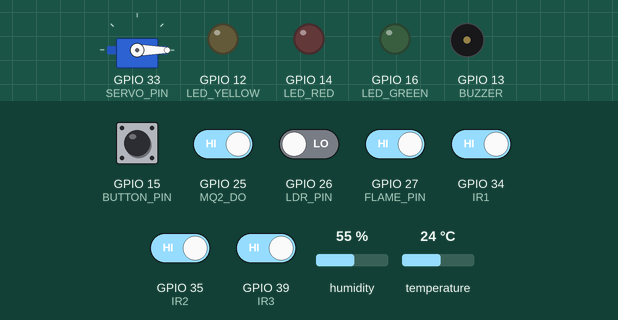
Simulated run of this sketch. Board: ESP32. Parts: servo, output pins drawn as LEDs (lit = HIGH), buzzer (waves = sounding, pin HIGH). The inputs (shaded band) are chosen by the test bench; at power-on: GPIO 15 (BUTTON_PIN), GPIO 25 (MQ2_DO), GPIO 27 (FLAME_PIN), GPIO 34 (IR1), GPIO 35 (IR2), GPIO 39 (IR3) HIGH, GPIO 26 (LDR_PIN) LOW, humidity 55 %, temperature 24 °C. WiFi joins after 1.5 s; servers stay silent unless stated; network time is answered at once with the bench clock; the local clock reads 2024-03-15 10:24:30 at power-on unless the sketch sets it; what the sketch prints to the serial monitor is not drawn.

Above: at 4.3 s.
4.4 s: GPIO 15 (BUTTON_PIN) pulled LOW for 0.15 s
At 5.9 s:
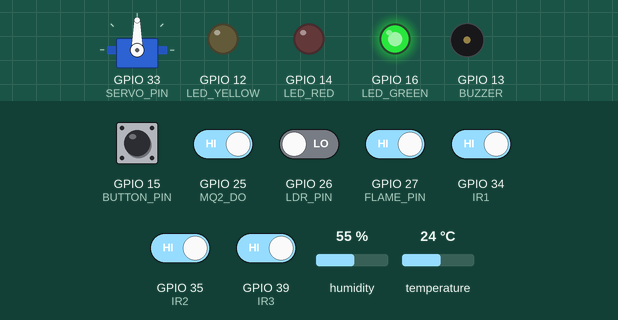
9.1 s: GPIO 25 (MQ2_DO) driven LOW
At 10.6 s:
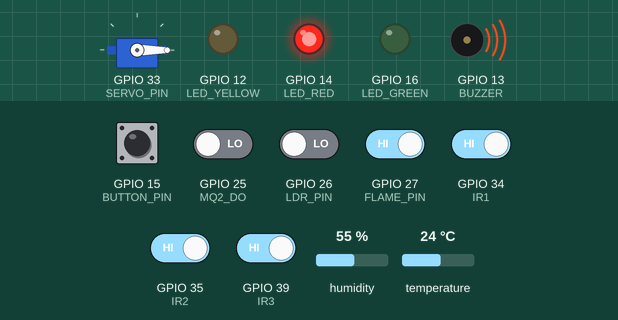
11.2 s: GPIO 26 (LDR_PIN) driven HIGH
At 12.2 s:
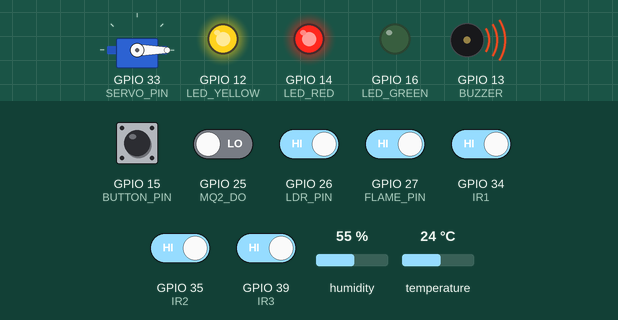
13.1 s: GPIO 27 (FLAME_PIN) driven LOW
At 14.0 s:
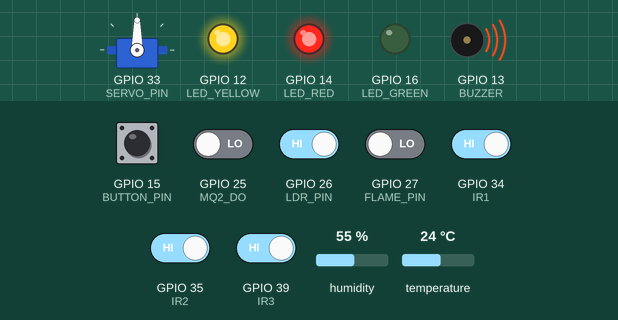
14.6 s: GPIO 15 (BUTTON_PIN) pulled LOW for 1 s
At 16.1 s:
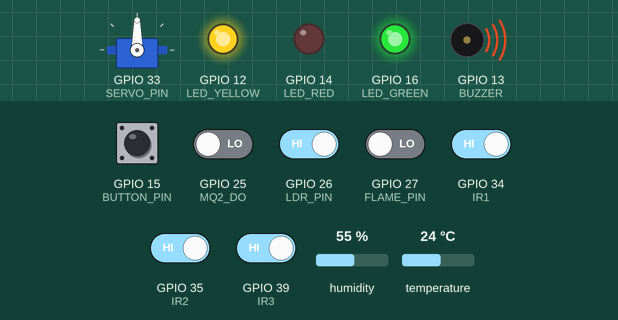
19.3 s: GPIO 26 (LDR_PIN) driven LOW
At 20.6 s:
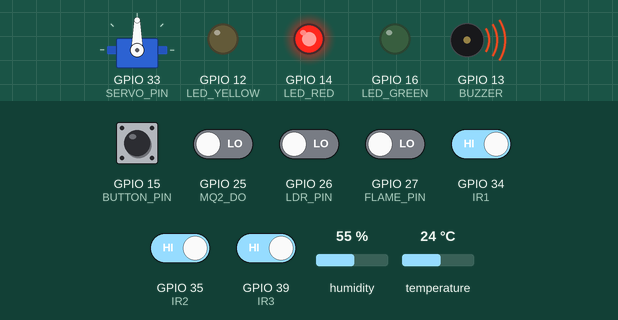
Timing chart, 0 to 22.2 s (numbered marks = the images above; inputs shaded):
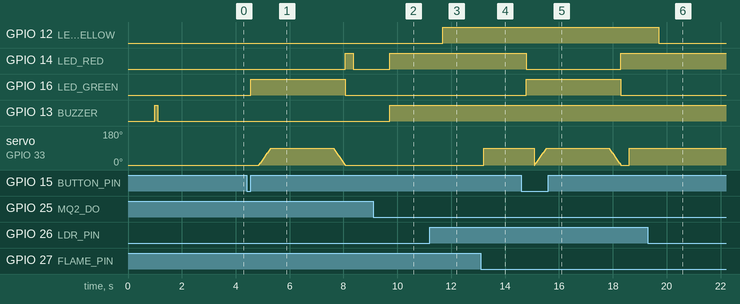

Measured:
- after the input at 4.4 s, GPIO 14 (LED_RED): LOW → HIGH after 3.7 s, → LOW 0.30 s later; GPIO 16 (LED_GREEN): LOW → HIGH after 0.15 s, → LOW 3.5 s later; servo on GPIO 33 (SERVO_PIN): rises from 0° to 90° in 0.45 s, then falls to 0° in 2.8 s
- after the input at 9.1 s, GPIO 14 (LED_RED), GPIO 13 (BUZZER): LOW → HIGH after 0.61 s
- after the input at 11.2 s, GPIO 12 (LED_YELLOW): LOW → HIGH after 0.48 s
- after the input at 13.1 s, servo on GPIO 33 (SERVO_PIN): 0° → 90° after 0.10 s
- after the input at 14.6 s, GPIO 14 (LED_RED): HIGH → LOW after 0.19 s, → HIGH 3.5 s later; GPIO 16 (LED_GREEN): LOW → HIGH after 0.19 s, → LOW 3.5 s later
- after the input at 19.3 s, GPIO 12 (LED_YELLOW): HIGH → LOW after 0.41 s

The sketch:

ard.ino
```cpp
#include <WiFi.h>
#include <Firebase_ESP_Client.h>
#include <SPI.h>
#include <MFRC522.h>
#include <ESP32Servo.h>
#include <NTPClient.h>
#include <WiFiUdp.h>
#include <TimeLib.h>
#include <DHT.h>                // Thư viện DHT

// ================= WIFI =================
#define WIFI_SSID "vietpham"
#define WIFI_PASSWORD "123456789"

// ================= FIREBASE =================
#define API_KEY "AIzaSyC_2DztT_WBrN-FgalEOc0CI-kKd_lYxCY"
#define DATABASE_URL "https://biensoxe-e00fa-default-rtdb.firebaseio.com/"

// ================= RFID =================
#define SS_PIN 5
#define RST_PIN 4

// ================= SENSOR =================
#define MQ2_DO     25
#define FLAME_PIN  27
#define IR1        34
#define IR2        35
#define IR3        39                // Cảm biến IR thứ 3
#define LDR_PIN    26
#define DHTPIN     32                // Chân dữ liệu DHT11
#define DHTTYPE    DHT11

// ================= OUTPUT =================
#define LED_RED     14      // cảnh báo
#define LED_YELLOW  12      // đèn trời tối
#define LED_GREEN   16      // báo cổng mở
#define BUZZER      13
#define SERVO_PIN   33

// ================= NÚT NHẤN =================
#define BUTTON_PIN 15   // Nút nhấn mở cổng thủ công

Servo servo;
MFRC522 mfrc522(SS_PIN, RST_PIN);
DHT dht(DHTPIN, DHTTYPE);             // Đối tượng DHT

FirebaseData fbdo;
FirebaseAuth auth;
FirebaseConfig config;

WiFiUDP udp;
NTPClient timeClient(udp, "pool.ntp.org", 7 * 3600, 60000); // UTC+7

bool gateBusy = false;
unsigned long lastSensorRead = 0;
const unsigned long sensorInterval = 500;
unsigned long lastHeartbeat = 0;
const unsigned long heartbeatInterval = 5000;

// Thêm biến cho DHT
unsigned long lastDHTRead = 0;
const unsigned long dhtInterval = 2000;   // đọc DHT mỗi 2 giây

// ================= BIẾN CHO NÚT NHẤN =================
volatile bool buttonPressed = false;
unsigned long lastButtonPress = 0;
const unsigned long debounceDelay = 50;

// ================= BIẾN CHO VÍ ĐIỆN TỬ =================
String pendingExitUid = "";      // UID đang chờ xác nhận ra
bool exitRequestProcessed = false;

// ================= TIME FORMAT =================
String getFormattedDate() {
  timeClient.update();
  unsigned long epochTime = timeClient.getEpochTime();
  setTime(epochTime);

  String formatted = String(year()) + "-"
                   + (month()<10?"0":"") + String(month()) + "-"
                   + (day()<10?"0":"") + String(day()) + " ";
  formatted += (hour()<10?"0":"") + String(hour()) + ":"
            + (minute()<10?"0":"") + String(minute()) + ":"
            + (second()<10?"0":"") + String(second());
  return formatted;
}

// ================= HÀM NGẮT CHO NÚT NHẤN =================
void IRAM_ATTR handleButtonPress() {
  buttonPressed = true;
}

// ================= LOG =================
void logToFirebase(String uid, String message) {
  String path = "/Logs/" + String(millis());
  FirebaseJson json;
  json.set("timestamp", getFormattedDate());
  json.set("uid", uid);
  json.set("message", message);

  if (Firebase.RTDB.setJSON(&fbdo, path, &json)) {
    Serial.println("✅ Đã ghi log");
  } else {
    Serial.println("❌ Lỗi ghi log: " + fbdo.errorReason());
  }
}

// ================= UPDATE WARNINGS =================
void updateWarnings(bool flame, bool gas, bool light) {
  FirebaseJson warningJson;
  warningJson.set("flame", flame);
  warningJson.set("gas", gas);
  warningJson.set("light", light);
  warningJson.set("timestamp", getFormattedDate());

  Firebase.RTDB.setJSON(&fbdo, "/Warnings", &warningJson);
}

// ================= UPDATE GATE STATUS =================
void updateGateStatus(String status) {
  FirebaseJson gateJson;
  gateJson.set("status", status);
  gateJson.set("timestamp", getFormattedDate());
  gateJson.set("last_action", millis());

  Firebase.RTDB.setJSON(&fbdo, "/Gate/status", &gateJson);
}

// ================= OPEN GATE =================
void openGate(String uid) {
  if (gateBusy) return;
  gateBusy = true;

  digitalWrite(LED_GREEN, HIGH);
  digitalWrite(LED_RED, LOW);
  Serial.println("🔓 Đang mở cổng...");

  updateGateStatus("opening");
  logToFirebase(uid, "🔓 Cổng đang mở");

  // Mở cổng
  for (int angle = 0; angle <= 90; angle++) {
    servo.write(angle);
    delay(5);
  }

  Serial.println("🔓 Cổng đã mở");
  updateGateStatus("open");
  logToFirebase(uid, "🔓 Cổng đã mở");

  delay(2000);

  // Đóng cổng
  for (int angle = 90; angle >= 0; angle--) {
    servo.write(angle);
    delay(5);
  }

  digitalWrite(LED_GREEN, LOW);
  digitalWrite(LED_RED, HIGH);
  Serial.println("🔒 Cổng đã đóng");
  updateGateStatus("closed");
  logToFirebase(uid, "🔒 Cổng đã đóng");

  gateBusy = false;
}

// ================= XỬ LÝ NÚT NHẤN =================
void processButtonPress() {
  if (buttonPressed) {
    buttonPressed = false;

    if (millis() - lastButtonPress > debounceDelay) {
      Serial.println("\n🔘 NÚT NHẤN ĐƯỢC NHẤN - Mở cổng thủ công");

      if (!gateBusy) {
        logToFirebase("BUTTON", "🔘 Mở cổng bằng nút nhấn thủ công");
        openGate("MANUAL_BUTTON");
      } else {
        Serial.println("⚠️ Cổng đang bận, không thể mở bằng nút nhấn");
        logToFirebase("BUTTON", "⚠️ Thử mở cổng nhưng cổng đang bận");

        for (int i = 0; i < 3; i++) {
          digitalWrite(LED_RED, HIGH);
          delay(50);
          digitalWrite(LED_RED, LOW);
          delay(50);
        }
      }

      lastButtonPress = millis();
    }
  }
}

// ================= FIRE ALERT =================
void fireAlert() {
  Serial.println("🔥 CO LUA! - Kích hoạt cảnh báo");

  digitalWrite(LED_RED, HIGH);
  digitalWrite(BUZZER, HIGH);
  servo.write(90);

  updateWarnings(true, digitalRead(MQ2_DO) == LOW, digitalRead(LDR_PIN) == HIGH);

  static unsigned long lastFireLog = 0;
  if (millis() - lastFireLog > 5000) {
    logToFirebase("SYSTEM", "🔥 CẢNH BÁO: Phát hiện lửa!");
    lastFireLog = millis();
  }
}

// ================= GAS ALERT =================
void gasAlert() {
  Serial.println("⚠️ CO GAS! - Kích hoạt cảnh báo");

  digitalWrite(LED_RED, HIGH);
  digitalWrite(BUZZER, HIGH);

  updateWarnings(digitalRead(FLAME_PIN) == LOW, true, digitalRead(LDR_PIN) == HIGH);

  static unsigned long lastGasLog = 0;
  if (millis() - lastGasLog > 5000) {
    logToFirebase("SYSTEM", "⚠️ CẢNH BÁO: Phát hiện gas!");
    lastGasLog = millis();
  }
}

// ================= ĐỌC DHT VÀ GỬI LÊN FIREBASE =================
void readDHTAndSend() {
  float h = dht.readHumidity();
  float t = dht.readTemperature();

  if (isnan(h) || isnan(t)) {
    Serial.println("⚠️ Lỗi đọc DHT11");
    return;
  }

  FirebaseJson envJson;
  envJson.set("temperature", t);
  envJson.set("humidity", h);
  envJson.set("timestamp", getFormattedDate());

  if (Firebase.RTDB.setJSON(&fbdo, "/Environment", &envJson)) {
    Serial.printf("🌡️ Nhiệt độ: %.1f°C, Độ ẩm: %.1f%%\n", t, h);
  } else {
    Serial.println("❌ Lỗi gửi DHT: " + fbdo.errorReason());
  }
}

// ================= READ SENSORS (cập nhật thêm IR3) =================
void readSensors() {
  static int lastFlameState = HIGH;
  static int lastGasState = HIGH;
  static int lastLightState = LOW;

  int gasState = digitalRead(MQ2_DO);
  int flameState = digitalRead(FLAME_PIN);
  int slot1 = digitalRead(IR1);
  int slot2 = digitalRead(IR2);
  int slot3 = digitalRead(IR3);               // Đọc IR3
  int lightState = digitalRead(LDR_PIN);

  Serial.println("\n======= TRẠNG THÁI HỆ THỐNG =======");

  // XỬ LÝ CẢNH BÁO
  if (flameState == LOW) {
    fireAlert();
  } else if (gasState == LOW) {
    gasAlert();
  } else {
    digitalWrite(LED_RED, LOW);
    digitalWrite(BUZZER, LOW);
    if (!gateBusy) servo.write(0);

    if (lastFlameState != flameState || lastGasState != gasState || lastLightState != lightState) {
      updateWarnings(false, false, lightState == HIGH);
    }
  }

  // CẢM BIẾN ÁNH SÁNG
  if (lightState == HIGH) {
    Serial.println("🌚 Trời tối - Bật đèn vàng");
    digitalWrite(LED_YELLOW, HIGH);
  } else {
    Serial.println("🌞 Trời sáng - Tắt đèn vàng");
    digitalWrite(LED_YELLOW, LOW);
  }

  // CẢM BIẾN BÃI ĐỖ XE (3 slot)
  Serial.print("🚗 Slot 1: ");
  Serial.print(slot1 == LOW ? "Có xe" : "Trống");
  Serial.print(" | Slot 2: ");
  Serial.print(slot2 == LOW ? "Có xe" : "Trống");
  Serial.print(" | Slot 3: ");
  Serial.println(slot3 == LOW ? "Có xe" : "Trống");

  FirebaseJson parkingJson;
  parkingJson.set("slot1", slot1 == LOW ? "occupied" : "empty");
  parkingJson.set("slot2", slot2 == LOW ? "occupied" : "empty");
  parkingJson.set("slot3", slot3 == LOW ? "occupied" : "empty");   // Thêm slot3
  parkingJson.set("timestamp", getFormattedDate());

  Firebase.RTDB.setJSON(&fbdo, "/Parking/status", &parkingJson);

  lastFlameState = flameState;
  lastGasState = gasState;
  lastLightState = lightState;

  Serial.println("===================================\n");
}

// ================= SEND HEARTBEAT =================
void sendHeartbeat() {
  FirebaseJson heartbeatJson;
  heartbeatJson.set("last_seen", getFormattedDate());
  heartbeatJson.set("timestamp", millis());
  heartbeatJson.set("rssi", WiFi.RSSI());
  heartbeatJson.set("ip", WiFi.localIP().toString());

  Firebase.RTDB.setJSON(&fbdo, "/System/ESP32/heartbeat", &heartbeatJson);
}

// ================= SETUP =================
void setup() {
  Serial.begin(115200);
  delay(1000);

  Serial.println("\n=== KHỞI ĐỘNG HỆ THỐNG ===");

  // Cấu hình chân INPUT
  pinMode(MQ2_DO, INPUT);
  pinMode(FLAME_PIN, INPUT);
  pinMode(IR1, INPUT);
  pinMode(IR2, INPUT);
  pinMode(IR3, INPUT);          // Thêm IR3
  pinMode(LDR_PIN, INPUT);

  // Cấu hình nút nhấn với ngắt
  pinMode(BUTTON_PIN, INPUT_PULLUP);
  attachInterrupt(digitalPinToInterrupt(BUTTON_PIN), handleButtonPress, FALLING);

  // Cấu hình chân OUTPUT
  pinMode(LED_RED, OUTPUT);
  pinMode(LED_YELLOW, OUTPUT);
  pinMode(LED_GREEN, OUTPUT);
  pinMode(BUZZER, OUTPUT);

  // Tắt tất cả đèn và còi
  digitalWrite(LED_RED, LOW);
  digitalWrite(LED_YELLOW, LOW);
  digitalWrite(LED_GREEN, LOW);
  digitalWrite(BUZZER, HIGH);
  delay(100);
  digitalWrite(BUZZER, LOW);

  // Khởi tạo Servo
  servo.attach(SERVO_PIN);
  servo.write(0);
  Serial.println("✅ Servo sẵn sàng");

  // Khởi tạo DHT
  dht.begin();
  Serial.println("✅ DHT11 sẵn sàng");

  Serial.println("✅ Nút nhấn D15 sẵn sàng");

  // Kết nối WiFi
  WiFi.begin(WIFI_SSID, WIFI_PASSWORD);
  Serial.print("Đang kết nối WiFi");

  int wifiTimeout = 0;
  while (WiFi.status() != WL_CONNECTED && wifiTimeout < 20) {
    Serial.print(".");
    delay(500);
    wifiTimeout++;
  }

  if (WiFi.status() == WL_CONNECTED) {
    Serial.println("\n✅ WiFi đã kết nối");
    Serial.print("IP: ");
    Serial.println(WiFi.localIP());
  } else {
    Serial.println("\n❌ Không thể kết nối WiFi");
  }

  // FIREBASE SETUP
  config.api_key = API_KEY;
  config.database_url = DATABASE_URL;

  if (Firebase.signUp(&config, &auth, "", "")) {
    Serial.println("✅ Anonymous SignUp OK");
  } else {
    Serial.printf("❌ SignUp failed: %s\n", config.signer.signupError.message.c_str());
  }

  Firebase.begin(&config, &auth);
  Firebase.reconnectWiFi(true);

  if (Firebase.ready()) {
    Serial.println("🔥 Firebase READY");
  } else {
    Serial.println("❌ Firebase NOT READY");
  }

  // Khởi tạo RFID
  SPI.begin();
  mfrc522.PCD_Init();
  Serial.println("✅ RFID sẵn sàng");

  // Khởi tạo NTP
  timeClient.begin();
  timeClient.update();
  Serial.println("✅ NTP sẵn sàng");

  Serial.println("=== HỆ THỐNG SẴN SÀNG ===\n");

  logToFirebase("SYSTEM", "🚀 Hệ thống khởi động");
  updateGateStatus("closed");
  sendHeartbeat();
}

// ================= LOOP =================
void loop() {
  timeClient.update();

  // XỬ LÝ NÚT NHẤN
  processButtonPress();

  // Đọc cảm biến (IR, gas, flame, light) theo khoảng thời gian
  if (millis() - lastSensorRead >= sensorInterval) {
    readSensors();
    lastSensorRead = millis();
  }

  // Đọc DHT định kỳ
  if (millis() - lastDHTRead >= dhtInterval) {
    readDHTAndSend();
    lastDHTRead = millis();
  }

  // Gửi heartbeat định kỳ
  if (millis() - lastHeartbeat >= heartbeatInterval) {
    sendHeartbeat();
    lastHeartbeat = millis();
  }

  // ================= KIỂM TRA MỞ CỔNG XE RA (SAU KHI THANH TOÁN) =================
  if (pendingExitUid != "" && !exitRequestProcessed) {
    if (Firebase.RTDB.getBool(&fbdo, "/Gate/exit_open")) {
      if (fbdo.boolData()) {
        // Đọc UID được phép ra
        if (Firebase.RTDB.getString(&fbdo, "/Gate/exit_uid")) {
          String allowedUid = fbdo.stringData();
          if (allowedUid == pendingExitUid) {
            Serial.println("✅ Thanh toán thành công, mở cổng cho UID: " + pendingExitUid);
            openGate(pendingExitUid);

            // Reset cờ
            Firebase.RTDB.setBool(&fbdo, "/Gate/exit_open", false);
            Firebase.RTDB.setString(&fbdo, "/Gate/exit_uid", "");
            pendingExitUid = "";
            exitRequestProcessed = true;
          }
        }
      }
    }
  }

  // ================= KIỂM TRA RFID =================
  if (mfrc522.PICC_IsNewCardPresent() && mfrc522.PICC_ReadCardSerial() && !gateBusy) {

    String UID = "";
    for (byte i = 0; i < mfrc522.uid.size; i++) {
      if (mfrc522.uid.uidByte[i] < 0x10) UID += "0";
      UID += String(mfrc522.uid.uidByte[i], HEX);
    }
    UID.toUpperCase();

    Serial.println("\n📱 PHÁT HIỆN THẺ RFID");
    Serial.println("UID: " + UID);

    String path = "/ParkingSystem/RFID/" + UID;

    // Kiểm tra thẻ đã tồn tại chưa
    if (Firebase.RTDB.getInt(&fbdo, path + "/status")) {
      int status = fbdo.intData();

      if (status == 0) {
        // Xe đang trong bãi -> chuẩn bị ra
        Firebase.RTDB.setBool(&fbdo, path + "/confirm_plate", true);
        logToFirebase(UID, "🚗 Xe chuẩn bị ra - Chờ xác nhận biển số");
        pendingExitUid = UID;
        exitRequestProcessed = false;
        Serial.println("🚗 Xe đang trong bãi - Chờ xác nhận biển số ra");
      } else {
        // Thẻ đã tồn tại nhưng đang ở trạng thái đã ra (status=1) hoặc lỗi
        // Lấy số dư hiện tại để giữ nguyên
        float currentBalance = 0;
        if (Firebase.RTDB.getFloat(&fbdo, path + "/balance")) {
          currentBalance = fbdo.floatData();
        }

        // Cập nhật thông tin cho lần vào mới
        FirebaseJson json;
        json.set("uid", UID);
        json.set("status", 0);
        json.set("waiting_plate", true);
        json.set("date_in", getFormattedDate());
        json.set("balance", currentBalance);  // Giữ nguyên số dư cũ
        json.set("waiting_payment", false);
        json.set("fee_due", 0);

        Firebase.RTDB.setJSON(&fbdo, path, &json);
        logToFirebase(UID, "🚗 Xe vào - Chờ nhận diện biển số (giữ số dư cũ)");
        Serial.println("🚗 Xe vào - Chờ nhận diện biển số (giữ số dư cũ)");

        openGate(UID);
      }
    } else {
      // Thẻ chưa tồn tại: tạo mới với balance = 0
      FirebaseJson json;
      json.set("uid", UID);
      json.set("status", 0);
      json.set("waiting_plate", true);
      json.set("date_in", getFormattedDate());
      json.set("balance", 0);
      json.set("waiting_payment", false);
      json.set("fee_due", 0);

      Firebase.RTDB.setJSON(&fbdo, path, &json);
      logToFirebase(UID, "🚗 Xe mới vào - Chờ nhận diện biển số");
      Serial.println("🚗 Xe mới vào - Chờ nhận diện biển số");

      openGate(UID);
    }

    mfrc522.PICC_HaltA();
    mfrc522.PCD_StopCrypto1();
    delay(1000);
  }

  delay(10);
}
```
